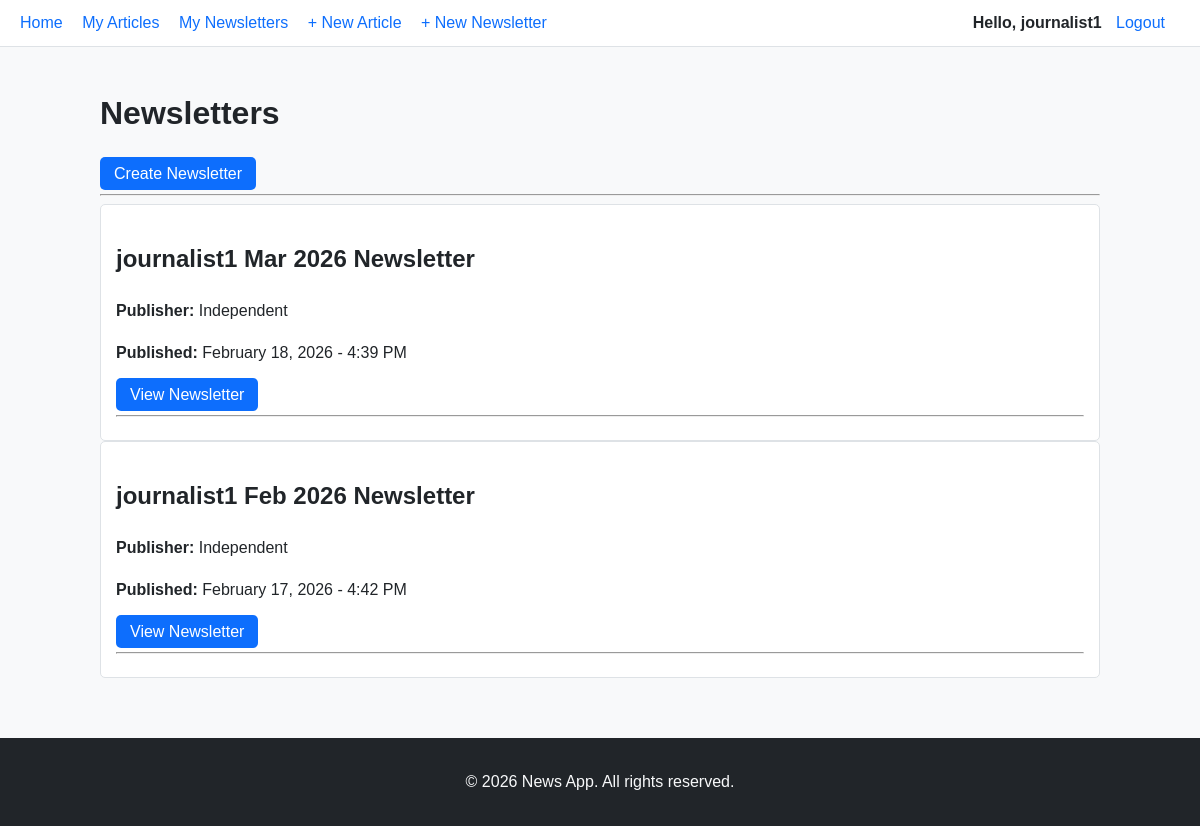
The app's page /newsletters/ (signed in) with its own data.
### news/models.py (models this page shows, shortened)
class CustomUser(AbstractUser):
    role = models.CharField(
        max_length=20,
        choices=ROLE_CHOICES,
        default=ROLE_READER,
        help_text="Role of the user: Reader, Journalist, or Editor",
    )

class Newsletter(models.Model):
    title = models.CharField(max_length=255)
    content = models.TextField()
    author = models.ForeignKey(
        settings.AUTH_USER_MODEL, on_delete=models.CASCADE, related_name="newsletters"
    )
    publisher = models.ForeignKey(
        "Publisher",
        on_delete=models.SET_NULL,
        null=True,
        blank=True,
        help_text="Required for editors, leave blank for journalists.",
    )
    is_published = models.BooleanField(default=False)
    created_at = models.DateTimeField(auto_now_add=True)
    published_at = models.DateTimeField(null=True, blank=True)
    class Meta:
        ordering = ["-published_at", "-created_at"]

### news/views.py (the view)
# urls.py: path("newsletters/", views.newsletter_list, name="newsletter_list"),
@login_required
def newsletter_list(request):
    user = request.user
    if user.role == ROLE_READER:
        newsletters = (
            Newsletter.objects.filter(is_published=True)
            .filter(
                Q(
                    author__subscribers__reader=user
                )  # independent newsletters (journalist)
                | Q(
                    publisher__subscribers__reader=user
                )  # editor newsletters (publisher)
            )
            .distinct()
        )
    else:
        newsletters = Newsletter.objects.filter(author=user)
    return render(request, "news/newsletter_list.html", {"newsletters": newsletters})

### news/templates/news/newsletter_list.html (shortened to what this page needs)
{% extends "news/base.html" %}
{% block content %}
<h1>Newsletters</h1>
{% if user.is_authenticated and user.role != "reader" %}
    <a href="{% url 'newsletter_create' %}" class="btn btn-primary">
        Create Newsletter
    </a>
{% endif %}
<hr>
{% for newsletter in newsletters %}
    <div class="newsletter-card">
        <h2>{{ newsletter.title }}</h2>
        <p>
            <strong>Publisher:</strong>
            {% if newsletter.publisher %}
                <a href="{% url 'publisher_detail' newsletter.publisher.pk %}" class="link-primary">
                    {{ newsletter.publisher.name }}
                </a>
            {% else %}
                Independent
            {% endif %}
        </p>
        <p>
            <strong>Published:</strong>
            {% if newsletter.published_at %}
                {{ newsletter.published_at|date:"F d, Y - g:i A" }}
            {% else %}
                Not published yet
            {% endif %}
        </p>
        {% if user.is_authenticated %}
            <a href="{% url 'newsletter_detail' newsletter.pk %}" class="btn btn-info">
                View Newsletter
            </a>
        {% else %}
            <a href="{% url 'login' %}?next={% url 'newsletter_detail' newsletter.pk %}" class="btn btn-secondary">
                View Newsletter (Login Required)
            </a>
        {% endif %}
        <hr>
    </div>
{% empty %}
    <p>No newsletters available.</p>
{% endfor %}
{% endblock %}

### news/templates/news/base.html (shortened to what this page needs)
{% load static %}
<!DOCTYPE html>
<html lang="en">
<head>
    <link rel="stylesheet" href="{% static 'news/css/styles.css' %}">
</head>
<body>
    <div class="site-wrapper">
        <nav class="navbar">
            {% if user.is_authenticated %}
                <div class="nav-left">
                    <a href="{% url 'home' %}">Home</a>
                    {% if user.role == "reader" %}
                        <a href="{% url 'article_list' %}">Articles</a>
                        <a href="{% url 'newsletter_list' %}">Newsletters</a>
                        <a href="{% url 'journalist_list' %}">Journalists</a>
                        <a href="{% url 'publisher_list' %}">Publishers</a>
                        <a href="{% url 'my_subscriptions' %}">My Subscriptions</a>
                    {% elif user.role == "journalist" %}
                        <a href="{% url 'my_articles' %}">My Articles</a>
                        <a href="{% url 'my_newsletters' %}">My Newsletters</a>
                        <a href="{% url 'article_create' %}">+ New Article</a>
                        <a href="{% url 'newsletter_create' %}">+ New Newsletter</a>
                    {% endif %}
                </div>
                <div class="nav-right">
                    <span class="nav-user">Hello, {{ user.username }}</span>
                    <a href="{% url 'logout' %}">Logout</a>
                </div>
            {% endif %}
        </nav>
        <main class="main-content">
            {% block content %}
            {% endblock %}
        </main>
        <footer class="site-footer">
            <p>&copy; 2026 News App. All rights reserved.</p>
        </footer>
    </div>
</body>
</html>

### static/news/css/styles.css (style rules this page uses)
body { font-family: Arial, Helvetica, sans-serif; background-color: #f8f9fa; color: #212529; margin: 0; padding: 0; line-height: 1.6; }
a { text-decoration: none; color: #0d6efd; }
nav { display: flex; justify-content: space-between; align-items: center; background-color: #ffffff; padding: 10px 20px; border-bottom: 1px solid #dee2e6; position: sticky; top: 0; z-index: 100; }
nav .nav-left a, nav .nav-right a { margin-right: 15px; }
nav .nav-user { margin-right: 10px; font-weight: bold; }
.btn-primary { background-color: #0d6efd; color: white; }
.btn-info { background-color: #0d6efd; color: white; }
.btn { cursor: pointer; border: none; border-radius: 5px; padding: 8px 14px; font-size: 1em; text-align: center; }
main { padding: 20px; max-width: 1000px; margin: 0 auto; }
.article-card, .newsletter-card { background-color: #ffffff; border: 1px solid #dee2e6; border-radius: 5px; padding: 15px; }
footer { background-color: #212529; color: #f8f9fa; text-align: center; padding: 15px; margin-top: 40px; }

### records on screen
CustomUser: username "journalist1"
Newsletter: title "journalist1 Mar 2026 Newsletter", shows "Independent", published_at "February 18, 2026 - 4:39 PM"
Newsletter: title "journalist1 Feb 2026 Newsletter", shows "Independent", published_at "February 17, 2026 - 4:42 PM"
